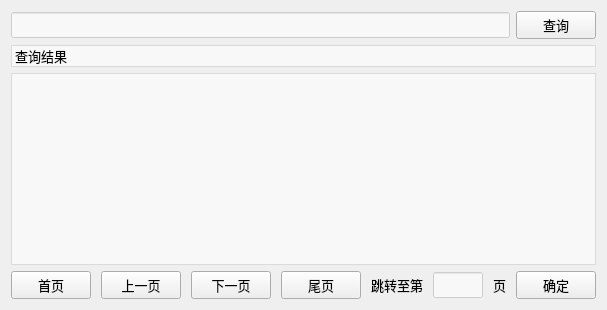
      <widget class="QWidget" name="pageSearchBook">
       <layout class="QVBoxLayout" name="verticalLayout">
        <item>
         <layout class="QHBoxLayout" name="horizontalLayout">
          <item>
           <widget class="QLineEdit" name="searchBookEdit">
            <property name="font">
             <font>
              <family>微软雅黑</family>
              <pointsize>10</pointsize>
             </font>
            </property>
            <property name="styleSheet">
             <string notr="true">background-color: rgba(255, 255, 255, 150);</string>
            </property>
           </widget>
          </item>
          <item>
           <widget class="QPushButton" name="searchBookBtn">
            <property name="font">
             <font>
              <family>微软雅黑</family>
              <pointsize>10</pointsize>
             </font>
            </property>
            <property name="text">
             <string>查询</string>
            </property>
           </widget>
          </item>
         </layout>
        </item>
        <item>
         <widget class="QLabel" name="label_13">
          <property name="font">
           <font>
            <family>微软雅黑</family>
            <pointsize>10</pointsize>
           </font>
          </property>
          <property name="styleSheet">
           <string notr="true">background-color: rgba(255, 255, 255, 150);</string>
          </property>
          <property name="frameShape">
           <enum>QFrame::StyledPanel</enum>
          </property>
          <property name="frameShadow">
           <enum>QFrame::Raised</enum>
          </property>
          <property name="text">
           <string>查询结果</string>
          </property>
         </widget>
        </item>
        <item>
         <widget class="QTableWidget" name="bookTbl">
          <property name="font">
           <font>
            <family>微软雅黑</family>
            <pointsize>10</pointsize>
           </font>
          </property>
          <property name="styleSheet">
           <string notr="true">background-color: rgba(255, 255, 255, 150);</string>
          </property>
         </widget>
        </item>
        <item>
         <layout class="QHBoxLayout" name="horizontalLayout_5">
          <property name="spacing">
           <number>10</number>
          </property>
          <item>
           <widget class="QPushButton" name="bookFirstBtn">
            <property name="font">
             <font>
              <family>微软雅黑</family>
              <pointsize>10</pointsize>
             </font>
            </property>
            <property name="text">
             <string>首页</string>
            </property>
           </widget>
          </item>
          <item>
           <widget class="QPushButton" name="bookPreBtn">
            <property name="font">
             <font>
              <family>微软雅黑</family>
              <pointsize>10</pointsize>
             </font>
            </property>
            <property name="text">
             <string>上一页</string>
            </property>
           </widget>
          </item>
          <item>
           <widget class="QPushButton" name="bookNextBtn">
            <property name="font">
             <font>
              <family>微软雅黑</family>
              <pointsize>10</pointsize>
             </font>
            </property>
            <property name="text">
             <string>下一页</string>
            </property>
           </widget>
          </item>
          <item>
           <widget class="QPushButton" name="bookLastBtn">
            <property name="font">
             <font>
              <family>微软雅黑</family>
              <pointsize>10</pointsize>
             </font>
            </property>
            <property name="text">
             <string>尾页</string>
            </property>
           </widget>
          </item>
          <item>
           <layout class="QHBoxLayout" name="horizontalLayout_6">
            <item>
             <widget class="QLabel" name="label_17">
              <property name="font">
               <font>
                <family>微软雅黑</family>
                <pointsize>10</pointsize>
               </font>
              </property>
              <property name="styleSheet">
               <string notr="true">background-color: rgba(255, 255, 255, 0);</string>
              </property>
              <property name="frameShape">
               <enum>QFrame::NoFrame</enum>
              </property>
              <property name="frameShadow">
               <enum>QFrame::Plain</enum>
              </property>
              <property name="text">
               <string>跳转至第</string>
              </property>
              <property name="alignment">
               <set>Qt::AlignCenter</set>
              </property>
             </widget>
            </item>
            <item>
             <widget class="QLineEdit" name="paperJumpEdit_2">
              <property name="maximumSize">
               <size>
                <width>50</width>
                <height>16777215</height>
               </size>
              </property>
              <property name="font">
               <font>
                <family>微软雅黑</family>
                <pointsize>10</pointsize>
               </font>
              </property>
              <property name="styleSheet">
               <string notr="true">background-color: rgba(255, 255, 255, 150);</string>
              </property>
             </widget>
            </item>
            <item>
             <widget class="QLabel" name="label_18">
              <property name="font">
               <font>
                <family>微软雅黑</family>
                <pointsize>10</pointsize>
               </font>
              </property>
              <property name="styleSheet">
               <string notr="true">background-color: rgba(255, 255, 255, 0);</string>
              </property>
              <property name="frameShape">
               <enum>QFrame::NoFrame</enum>
              </property>
              <property name="frameShadow">
               <enum>QFrame::Plain</enum>
              </property>
              <property name="text">
               <string>页</string>
              </property>
              <property name="alignment">
               <set>Qt::AlignCenter</set>
              </property>
             </widget>
            </item>
           </layout>
          </item>
          <item>
           <widget class="QPushButton" name="bookConfirmBtn">
            <property name="font">
             <font>
              <family>微软雅黑</family>
              <pointsize>10</pointsize>
             </font>
            </property>
            <property name="text">
             <string>确定</string>
            </property>
           </widget>
          </item>
         </layout>
        </item>
       </layout>
      </widget>
